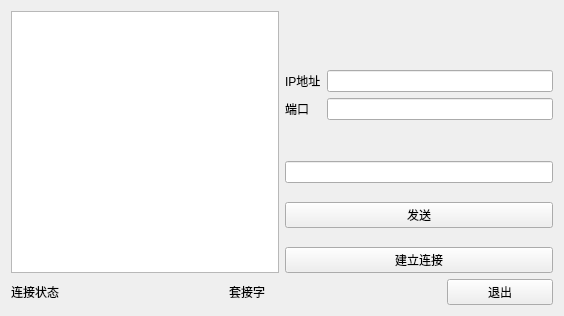
<?xml version="1.0" encoding="UTF-8"?>
<ui version="4.0">
 <class>WidgetMain</class>
 <widget class="QWidget" name="WidgetMain">
  <property name="geometry">
   <rect>
    <x>0</x>
    <y>0</y>
    <width>564</width>
    <height>316</height>
   </rect>
  </property>
  <property name="windowTitle">
   <string>WidgetMain</string>
  </property>
  <layout class="QVBoxLayout" name="verticalLayout_2">
   <item>
    <layout class="QHBoxLayout" name="horizontalLayout">
     <item>
      <widget class="QListWidget" name="listWidgetShowMessage"/>
     </item>
     <item>
      <layout class="QVBoxLayout" name="verticalLayout" stretch="1,3,3,1">
       <item>
        <widget class="QLabel" name="labelDateShow">
         <property name="text">
          <string/>
         </property>
        </widget>
       </item>
       <item>
        <widget class="QWidget" name="widgetSocket" native="true">
         <layout class="QVBoxLayout" name="verticalLayout_5">
          <property name="leftMargin">
           <number>0</number>
          </property>
          <property name="topMargin">
           <number>0</number>
          </property>
          <property name="rightMargin">
           <number>0</number>
          </property>
          <property name="bottomMargin">
           <number>0</number>
          </property>
          <item>
           <layout class="QGridLayout" name="gridLayout">
            <item row="0" column="0">
             <widget class="QLabel" name="LabelIPAddress">
              <property name="text">
               <string>IP地址</string>
              </property>
             </widget>
            </item>
            <item row="0" column="1">
             <widget class="QLineEdit" name="LineEditIPAddress"/>
            </item>
            <item row="1" column="0">
             <widget class="QLabel" name="LabelPort">
              <property name="text">
               <string>端口</string>
              </property>
             </widget>
            </item>
            <item row="1" column="1">
             <widget class="QLineEdit" name="LineEditPort"/>
            </item>
           </layout>
          </item>
         </layout>
        </widget>
       </item>
       <item>
        <widget class="QWidget" name="widgetSendMessage" native="true">
         <layout class="QVBoxLayout" name="verticalLayout_4">
          <property name="leftMargin">
           <number>0</number>
          </property>
          <property name="topMargin">
           <number>0</number>
          </property>
          <property name="rightMargin">
           <number>0</number>
          </property>
          <property name="bottomMargin">
           <number>0</number>
          </property>
          <item>
           <widget class="QLineEdit" name="lineEditSendMessage"/>
          </item>
          <item>
           <widget class="QPushButton" name="btnSend">
            <property name="text">
             <string>发送</string>
            </property>
           </widget>
          </item>
         </layout>
        </widget>
       </item>
       <item>
        <widget class="QPushButton" name="btnConnect">
         <property name="text">
          <string>建立连接</string>
         </property>
        </widget>
       </item>
      </layout>
     </item>
    </layout>
   </item>
   <item>
    <layout class="QHBoxLayout" name="horizontalLayout_2" stretch="2,2,1">
     <item>
      <widget class="QLabel" name="labelLinkStatus">
       <property name="text">
        <string>连接状态</string>
       </property>
      </widget>
     </item>
     <item>
      <widget class="QLabel" name="labelSocket">
       <property name="text">
        <string>套接字</string>
       </property>
      </widget>
     </item>
     <item>
      <widget class="QPushButton" name="btnClose">
       <property name="text">
        <string>退出</string>
       </property>
      </widget>
     </item>
    </layout>
   </item>
  </layout>
 </widget>
 <layoutdefault spacing="6" margin="11"/>
 <resources/>
 <connections/>
</ui>
